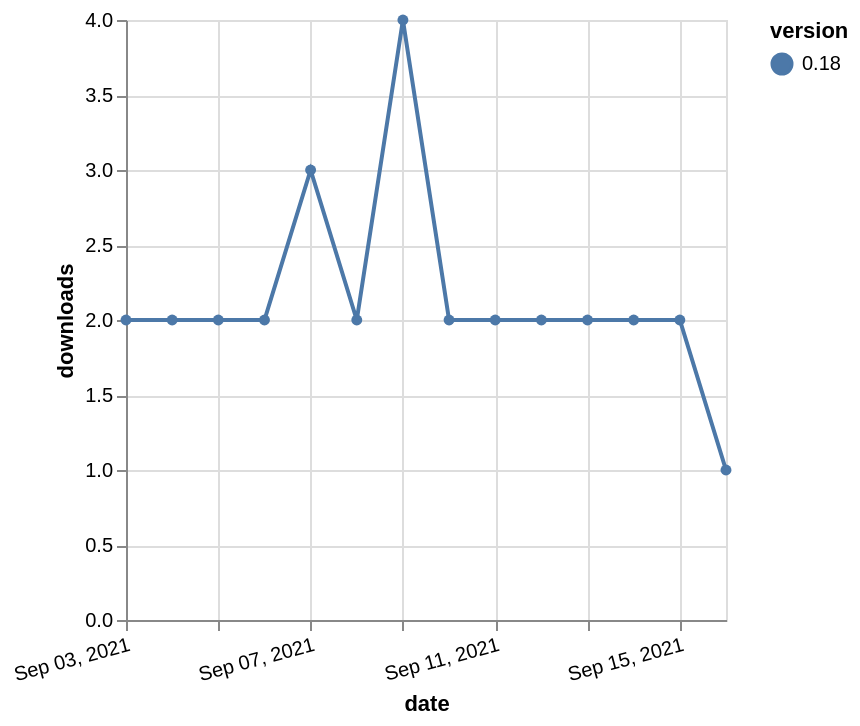

The Vega-Lite source for this figure:
### Vega-Lite specification from a JSON file in a GitHub repository (floating-point values rounded to 4 significant figures)
{"$schema": "https://vega.github.io/schema/vega-lite/v5.json", "description": "A simple bar chart with embedded data.", "data": {"values": [{"date": "2021-09-03", "total": 2679, "delta": 2, "version": "0.18"}, {"date": "2021-09-04", "total": 2681, "delta": 2, "version": "0.18"}, {"date": "2021-09-05", "total": 2683, "delta": 2, "version": "0.18"}, {"date": "2021-09-06", "total": 2685, "delta": 2, "version": "0.18"}, {"date": "2021-09-07", "total": 2688, "delta": 3, "version": "0.18"}, {"date": "2021-09-08", "total": 2690, "delta": 2, "version": "0.18"}, {"date": "2021-09-09", "total": 2694, "delta": 4, "version": "0.18"}, {"date": "2021-09-10", "total": 2696, "delta": 2, "version": "0.18"}, {"date": "2021-09-11", "total": 2698, "delta": 2, "version": "0.18"}, {"date": "2021-09-12", "total": 2700, "delta": 2, "version": "0.18"}, {"date": "2021-09-13", "total": 2702, "delta": 2, "version": "0.18"}, {"date": "2021-09-14", "total": 2704, "delta": 2, "version": "0.18"}, {"date": "2021-09-15", "total": 2706, "delta": 2, "version": "0.18"}, {"date": "2021-09-16", "total": 2707, "delta": 1, "version": "0.18"}]}, "width": "container", "mark": {"type": "line", "point": {"filled": true}}, "encoding": {"x": {"field": "date", "type": "temporal", "timeUnit": "yearmonthdate", "title": "date", "axis": {"labelAngle": -15}}, "y": {"field": "delta", "type": "quantitative", "title": "downloads"}, "color": {"field": "version", "type": "nominal"}, "tooltip": {"field": "delta"}}}
